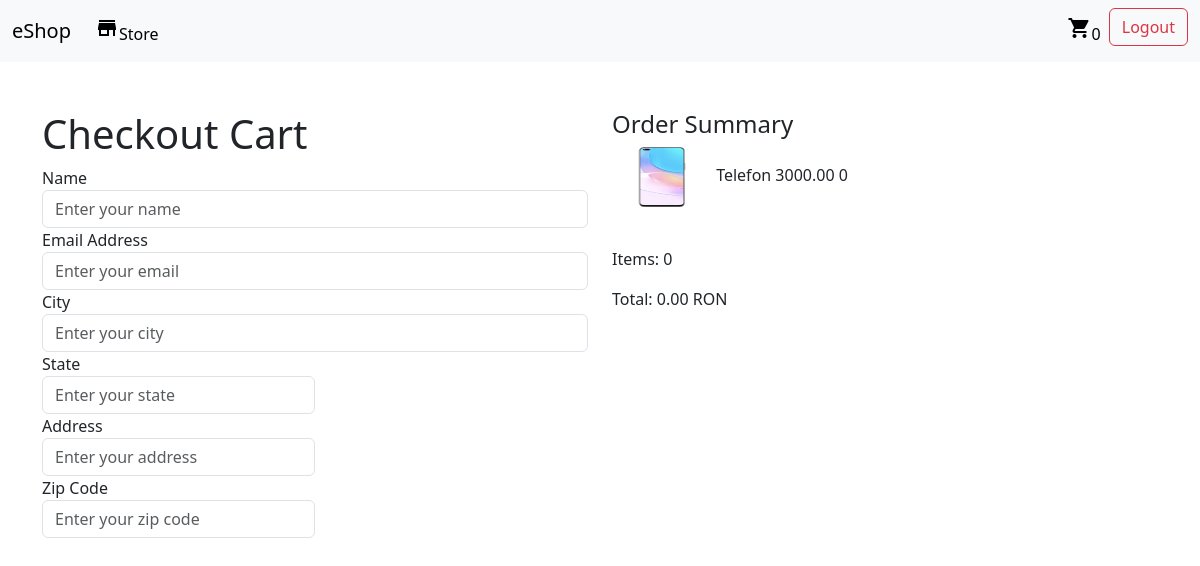
The app's page /checkout/ (signed in) with its own data.
### shop/models.py (models this page shows, shortened)
class OrderItem(models.Model):
    product = models.ForeignKey(Product, on_delete=models.SET_NULL, blank=True, null=True)
    order = models.ForeignKey(Order, on_delete=models.SET_NULL, blank=True, null=True)
    quantity = models.IntegerField(default=0, null=True, blank=True)
    date_added = models.DateTimeField(auto_now_add=True)
    @property
    def get_total(self):
        total = self.product.price * self.quantity
        return total

class Product(models.Model):
    name = models.CharField(max_length=200, null=True)
    price = models.DecimalField(max_digits=7, decimal_places=2)
    digital = models.BooleanField(default=False, null=True, blank=True)
    image = models.ImageField(null=True, blank=True)
    category = models.ForeignKey(Category, on_delete=models.SET_NULL, blank=True, null=True)
    @property
    def imageURL(self):
        try:
            url = self.image.url
        except:
            url = ''
        return url

class Order(models.Model):
    customer = models.ForeignKey(Customer, on_delete=models.SET_NULL, null=True, blank=True)
    date_orderd = models.DateTimeField(auto_now_add=True)
    complete = models.BooleanField(default=False, null=True, blank=True)
    transaction_id = models.CharField(max_length=200, null=True)
    @property
    def shipping(self):
        shipping = False
        orderitems = self.orderitem_set.all()
        for i in orderitems:
            if i.product.digital == False:
                shipping = True
        return shipping
    @property
    def get_cart_total(self):
        orderitems = self.orderitem_set.all()
        total = sum([item.get_total for item in orderitems])
        return total
    @property
    def get_cart_items(self):
        orderitems = self.orderitem_set.all()
        total = sum([item.quantity for item in orderitems])
        return total

### shop/views.py (the view)
# urls.py: path('checkout/', views.checkout, name="checkout"),
def checkout(request):
    data = cartData(request)
    cartItems = data['cartItems']
    order = data['order']
    items = data['items']
    context = {'items': items, 'order': order, 'cartItems': cartItems}
    return render(request, 'store/checkout.html', context)

### shop/utils.py (called while the page is built)
def cartData(request):
    if request.user.is_authenticated:
        customer = request.user.customer
        orders = Order.objects.filter(customer=customer, complete=False)
        if orders.exists():
            order = orders.first()
        else:
            order = Order.objects.create(customer=customer)
        items = order.orderitem_set.all()
        cartItems = order.get_cart_items
    else:
        cookieData = cookieCart(request)
        cartItems = cookieData['cartItems']
        order = cookieData['order']
        items = cookieData['items']
    return {'cartItems': cartItems, 'order': order, 'items': items}

### templates/store/checkout.html (shortened to what this page needs)
{% extends 'base.html' %}
{% block content %}
    <div class="container mt-5">
        <div class="row">
            <div class="col-md-6">
                <h1>Checkout Cart</h1>
                <form id="checkoutForm">
                    <div class="form-group">
                        <label for="name">Name</label>
                        <input type="text" class="form-control" id="name" placeholder="Enter your name" required>
                    </div>
                    <div class="form-group">
                        <label for="email">Email Address</label>
                        <input type="email" class="form-control" id="email" placeholder="Enter your email" required>
                    </div>
                    <div class="form-group">
                        <label for="city">City</label>
                        <input type="text" class="form-control" id="city" placeholder="Enter your city" required>
                    </div>
                    <div class="form-row">
                        <div class="form-group col-md-6">
                            <label for="state">State</label>
                            <input type="text" class="form-control" id="state" placeholder="Enter your state" required>
                        </div>
                        <div class="form-group col-md-6">
                            <label for="state">Address</label>
                            <input type="text" class="form-control" id="address" placeholder="Enter your address"
                                   required>
                        </div>
                        <div class="form-group col-md-6">
                            <label for="zip">Zip Code</label>
                            <input type="text" class="form-control" id="zip" placeholder="Enter your zip code" required>
                        </div>
                    </div>
                </form>
            </div>
            <div class="col-md-6">
                <div class="order-summary">
                    <h4>Order Summary</h4>
                    {% for item in items %}
                        <div class="table">
                            <tr><img class="row-image" src="{{ item.product.imageURL }}" class="card-img-top"
                                     width="100"
                                     height="60"></tr>
                            <tr>{{ item.product.name }}</tr>
                            <tr>{{ item.product.price }}</tr>
                            <tr>{{ item.quantity }}</tr>
                        </div>
                    {% endfor %}
                    <p>Items: {{ order.get_cart_items }} </p>
                    <p>Total: {{ order.get_cart_total }} RON</p>
                </div>
            </div>
        </div>
    </div>
{% endblock %}

### static/css/my_style.css (style rules this page uses)
.table { margin-bottom: 40px; }

### records on screen
OrderItem: product.imageURL (picture), product.name "Telefon", product.price "3000.00", quantity "0"
Order: get_cart_items "0", get_cart_total "0.00"

### other values on screen
{{ cartItems }} "0"
